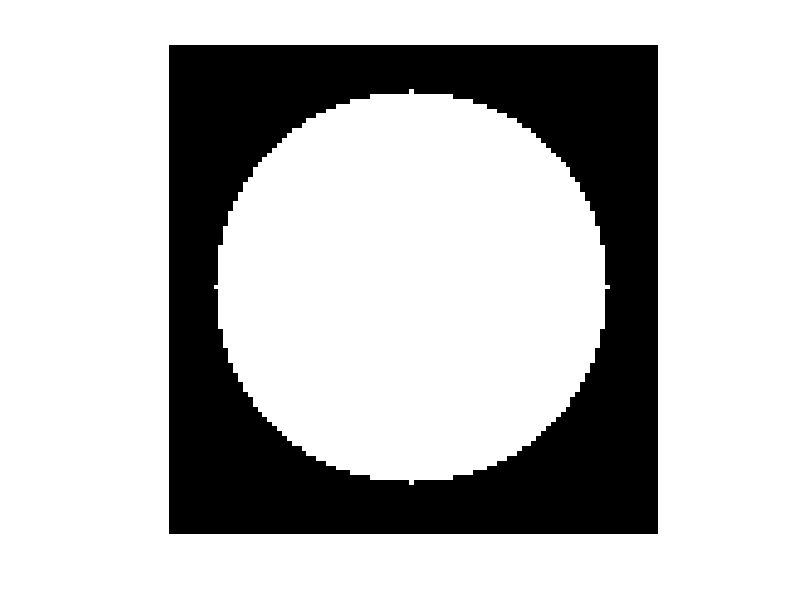

Write MATLAB code to recreate this figure.
A=zeros(100,100);
Cx=50;
Cy=50;
Radius=40;
for i=1:1:100
    for j=1:1:100
        if(sqrt(((Cx-i)^2)+((Cy-j)^2))<=Radius)
            A(i,j)=255;
        end
    end
end
imshow(A);